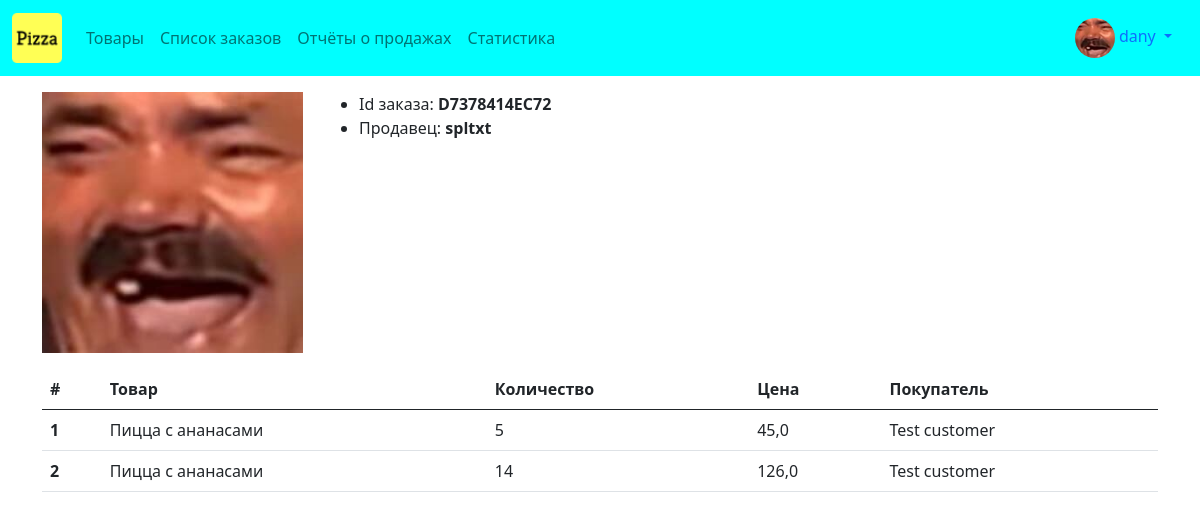
Screenshot of /sales/sales/1/ (signed in) with the database file from the repository.
### profiles/models.py (models this page shows, shortened)
class Profile(models.Model):
    user = models.OneToOneField(User, on_delete=models.CASCADE)
    bio = models.TextField(default="no bio")
    avatar = models.ImageField(upload_to='avatars', default='no_picture.png')
    created = models.DateTimeField(auto_now_add=True)
    updated = models.DateTimeField(auto_now=True)

### sales/models.py (models this page shows, shortened)
class Sale(models.Model):
    transaction_id = models.CharField(max_length=12, blank=True)
    positions = models.ManyToManyField(Position)
    total_price = models.FloatField(blank=True, null=True)
    customer = models.ForeignKey(Customer, on_delete=models.CASCADE)
    salesman = models.ForeignKey(Profile, on_delete=models.CASCADE)
    created = models.DateTimeField(blank=True)
    updated = models.DateTimeField(auto_now=True)
    def get_positions(self):
        return self.positions.all()

class Position(models.Model):
    product = models.ForeignKey(Product, on_delete=models.CASCADE)
    quantity = models.PositiveIntegerField()
    price = models.FloatField(blank=True)
    created = models.DateTimeField(blank=True)
    def get_customer_id(self):
        sale_obj = self.sale_set.first()
        return sale_obj.customer.name

### customers/models.py (models this page shows, shortened)
class Customer(models.Model):
    name = models.CharField(max_length=120)
    logo = models.ImageField(upload_to='customers', default='no_picture.png')

### products/models.py (models this page shows, shortened)
class Product(models.Model):
    name = models.CharField(max_length=120)
    image = models.ImageField(upload_to='products', default='no_picture.png')
    price = models.FloatField(help_text='рублей')
    description = models.TextField(blank=True, null=True)
    created = models.DateTimeField(auto_now_add=True)
    updated = models.DateTimeField(auto_now=True)

### sales/views.py (the view)
# urls.py: path('sales/<pk>/', SaleDetailView.as_view(), name='detail'),
class SaleDetailView(LoginRequiredMixin, DetailView):
    model = Sale
    template_name = 'sales/detail.html'

### sales/templates/sales/detail.html (shortened to what this page needs)
{% extends 'base.html' %}
{% block content %}
<div class="row mt-3 mb-3">
    <div class="col-3">
        <img src="{{object.customer.logo.url}}" class="img-fluid" alt="{{object.customer.name}}">
    </div>
    <div class="col-3">
        <ul>
            <li>Id заказа: <b>{{object.transaction_id}}</b>
            <li>Продавец: <b>{{object.salesman.user.username}}</b>
        </ul>
    </div>
</div>
<table class="table">
    <thead>
      <tr>
        <th scope="col">#</th>
        <th scope="col">Товар</th>
        <th scope="col">Количество</th>
        <th scope="col">Цена</th>
        <th scope="col">Покупатель</th>
      </tr>
    </thead>
    <tbody>
        {% for pos in object.get_positions %}
            <tr>
                <th scope="row">{{forloop.counter}}</th>
                <td>{{pos.product.name}}</td>
                <td>{{pos.quantity}}</td>
                <td>{{pos.price}}</td>
                <td>{{pos.get_customer_id}}</td>
            </tr>
        {% endfor %}
    </tbody>
  </table>
{% endblock content %}

### templates/navbar.html (shortened to what this page needs)
{% load static %}
{% url 'sales:home' as path_to_home %}
{% url 'sales:list' as path_to_sales %}
{% url 'reports:main' as path_to_reports %}
{% url 'products:products' as path_to_products %}
<nav class="navbar navbar-expand-lg navbar-light" style="background-color: #00ffff">
  <div class="container-fluid">
    <a class="navbar-brand" href="{{path_to_products}}"><img src="{% static 'logo.png' %}" class="logo-sm"></a>
    <div class="collapse navbar-collapse" id="navbarNav">
      <ul class="navbar-nav">
        <li class="nav-item">
          <a class="nav-link {% if request.path == path_to_products %} active{% endif %}" href="{{path_to_products}}">Товары</a>
        </li>
        <li class="nav-item">
          <a class="nav-link {% if request.path == path_to_sales %} active{% endif %}" href="{{path_to_sales}}">Список заказов</a>
        </li>
        <li class="nav-item">
          <a class="nav-link {% if request.path == path_to_reports %} active{% endif %}" href="{{path_to_reports}}">Отчёты о продажах</a>
        </li>
        <li class="nav-item">
          <a class="nav-link" href="{{path_to_home}}">Статистика</a>
        </li>
      </ul>
    </div>
    {% if request.user.is_authenticated %}
      <div class="nav-item dropdown">
        <div class="nav-link dropdown-toggle" id="navbarDropdownMenuLink" role="button" data-bs-toggle="dropdown" aria-expanded="false">
          <img src="{{request.user.profile.avatar.url}}" class="avatar-sm">&nbsp;{{request.user}}
        </div>
      </div>
    {% endif %}
  </div>
</nav>

### static/style.css (style rules this page uses)
.avatar-sm { height: 40px; width: 40px; border-radius: 50%; }
.logo-sm { height: 50px; width: auto; }
a { text-decoration: none !important }

### rows the page displays
Sale: customer.logo (placeholder picture), transaction_id "D7378414EC72", salesman.user.username "spltxt"
Position: product.name "Пицца с ананасами", quantity "5", price "45,0", get_customer_id "Test customer"
Position: product.name "Пицца с ананасами", quantity "14", price "126,0", get_customer_id "Test customer"

### other values shown
{{ request.user }} "dany"
